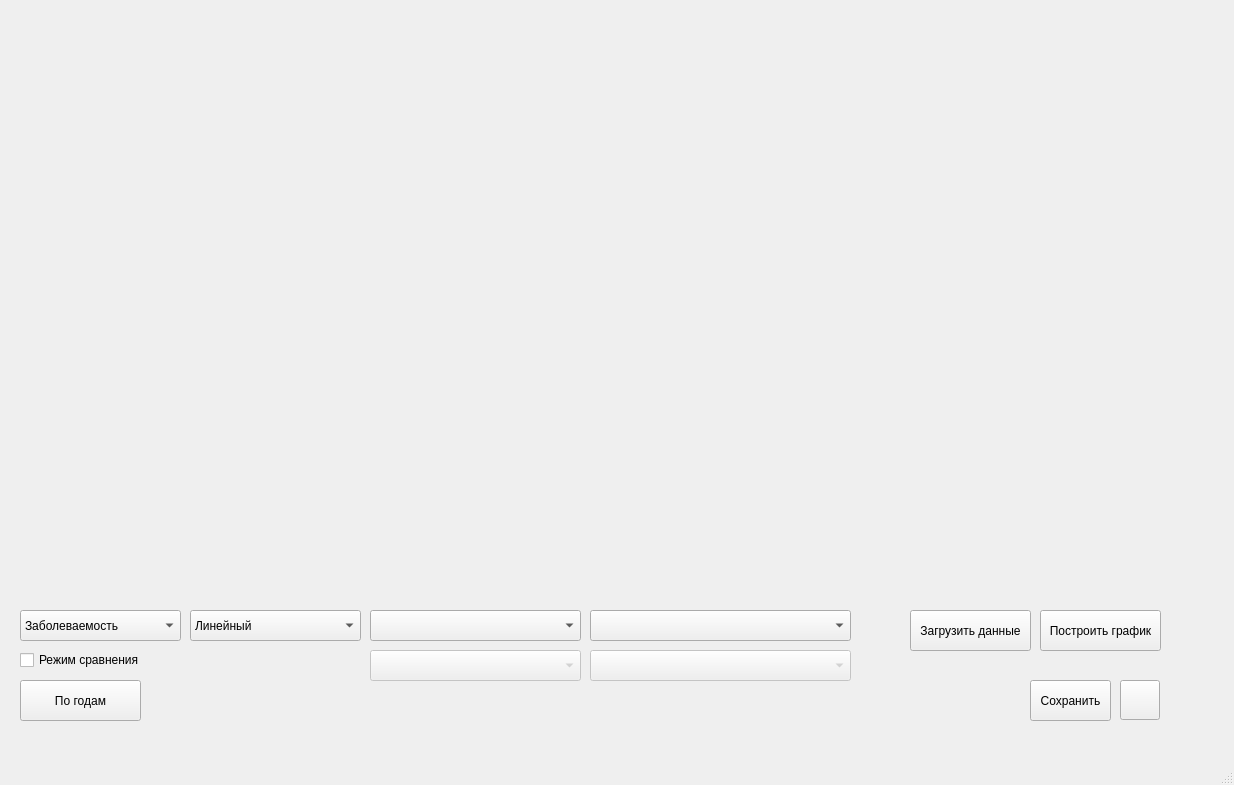
<?xml version="1.0" encoding="UTF-8"?>
<ui version="4.0">
 <class>MainWindow</class>
 <widget class="QMainWindow" name="MainWindow">
  <property name="geometry">
   <rect>
    <x>0</x>
    <y>0</y>
    <width>1234</width>
    <height>785</height>
   </rect>
  </property>
  <property name="windowTitle">
   <string>MainWindow</string>
  </property>
  <widget class="QWidget" name="centralwidget">
   <widget class="QStackedWidget" name="stackedWidget">
    <property name="enabled">
     <bool>true</bool>
    </property>
    <property name="geometry">
     <rect>
      <x>10</x>
      <y>10</y>
      <width>1180</width>
      <height>740</height>
     </rect>
    </property>
    <property name="baseSize">
     <size>
      <width>1200</width>
      <height>800</height>
     </size>
    </property>
    <property name="currentIndex">
     <number>2</number>
    </property>
    <widget class="QWidget" name="page">
     <widget class="QLabel" name="label">
      <property name="geometry">
       <rect>
        <x>110</x>
        <y>50</y>
        <width>221</width>
        <height>101</height>
       </rect>
      </property>
      <property name="font">
       <font>
        <pointsize>9</pointsize>
       </font>
      </property>
      <property name="text">
       <string>Добро пожаловать в систему анализа</string>
      </property>
     </widget>
     <widget class="QPushButton" name="btn_start">
      <property name="geometry">
       <rect>
        <x>100</x>
        <y>180</y>
        <width>241</width>
        <height>61</height>
       </rect>
      </property>
      <property name="font">
       <font>
        <pointsize>11</pointsize>
       </font>
      </property>
      <property name="text">
       <string>Начать анализ</string>
      </property>
     </widget>
    </widget>
    <widget class="QWidget" name="page_3">
     <widget class="QPushButton" name="btn_back_to_main">
      <property name="geometry">
       <rect>
        <x>30</x>
        <y>540</y>
        <width>121</width>
        <height>41</height>
       </rect>
      </property>
      <property name="text">
       <string>Назад</string>
      </property>
     </widget>
     <widget class="QComboBox" name="combo_year_pie">
      <property name="geometry">
       <rect>
        <x>490</x>
        <y>540</y>
        <width>171</width>
        <height>31</height>
       </rect>
      </property>
     </widget>
     <widget class="MplWidget" name="widget_pie" native="true">
      <property name="geometry">
       <rect>
        <x>20</x>
        <y>10</y>
        <width>1061</width>
        <height>521</height>
       </rect>
      </property>
     </widget>
     <widget class="QPushButton" name="btn_close_p3">
      <property name="geometry">
       <rect>
        <x>1030</x>
        <y>540</y>
        <width>40</width>
        <height>40</height>
       </rect>
      </property>
      <property name="text">
       <string/>
      </property>
      <property name="iconSize">
       <size>
        <width>40</width>
        <height>40</height>
       </size>
      </property>
     </widget>
     <widget class="QComboBox" name="combo_region_pie">
      <property name="geometry">
       <rect>
        <x>670</x>
        <y>540</y>
        <width>171</width>
        <height>31</height>
       </rect>
      </property>
     </widget>
     <widget class="QPushButton" name="btn_save_pie">
      <property name="geometry">
       <rect>
        <x>920</x>
        <y>540</y>
        <width>101</width>
        <height>41</height>
       </rect>
      </property>
      <property name="text">
       <string>Сохранить</string>
      </property>
     </widget>
     <widget class="QCheckBox" name="check_compare_pie">
      <property name="geometry">
       <rect>
        <x>350</x>
        <y>540</y>
        <width>131</width>
        <height>31</height>
       </rect>
      </property>
      <property name="text">
       <string>Режим сравнения</string>
      </property>
     </widget>
     <widget class="QComboBox" name="combo_region_pie_2">
      <property name="enabled">
       <bool>false</bool>
      </property>
      <property name="geometry">
       <rect>
        <x>670</x>
        <y>580</y>
        <width>171</width>
        <height>31</height>
       </rect>
      </property>
     </widget>
     <widget class="QComboBox" name="combo_year_pie_2">
      <property name="enabled">
       <bool>false</bool>
      </property>
      <property name="geometry">
       <rect>
        <x>490</x>
        <y>580</y>
        <width>171</width>
        <height>31</height>
       </rect>
      </property>
     </widget>
    </widget>
    <widget class="QWidget" name="page_2">
     <widget class="QComboBox" name="combo_region">
      <property name="geometry">
       <rect>
        <x>360</x>
        <y>600</y>
        <width>211</width>
        <height>31</height>
       </rect>
      </property>
     </widget>
     <widget class="QComboBox" name="combo_nosology">
      <property name="geometry">
       <rect>
        <x>580</x>
        <y>600</y>
        <width>261</width>
        <height>31</height>
       </rect>
      </property>
     </widget>
     <widget class="QPushButton" name="btn_load_data">
      <property name="geometry">
       <rect>
        <x>900</x>
        <y>600</y>
        <width>121</width>
        <height>41</height>
       </rect>
      </property>
      <property name="text">
       <string>Загрузить данные</string>
      </property>
     </widget>
     <widget class="QPushButton" name="btn_draw">
      <property name="geometry">
       <rect>
        <x>1030</x>
        <y>600</y>
        <width>121</width>
        <height>41</height>
       </rect>
      </property>
      <property name="text">
       <string>Построить график</string>
      </property>
     </widget>
     <widget class="MplWidget" name="widget" native="true">
      <property name="geometry">
       <rect>
        <x>0</x>
        <y>0</y>
        <width>1161</width>
        <height>591</height>
       </rect>
      </property>
     </widget>
     <widget class="QComboBox" name="combo_file">
      <property name="geometry">
       <rect>
        <x>10</x>
        <y>600</y>
        <width>161</width>
        <height>31</height>
       </rect>
      </property>
      <item>
       <property name="text">
        <string>Заболеваемость</string>
       </property>
      </item>
      <item>
       <property name="text">
        <string>Смертность</string>
       </property>
      </item>
     </widget>
     <widget class="QComboBox" name="combo_chart_type">
      <property name="geometry">
       <rect>
        <x>180</x>
        <y>600</y>
        <width>171</width>
        <height>31</height>
       </rect>
      </property>
      <item>
       <property name="text">
        <string>Линейный</string>
       </property>
      </item>
      <item>
       <property name="text">
        <string>Столбчатый</string>
       </property>
      </item>
     </widget>
     <widget class="QPushButton" name="btn_close_p2">
      <property name="geometry">
       <rect>
        <x>1110</x>
        <y>670</y>
        <width>40</width>
        <height>40</height>
       </rect>
      </property>
      <property name="font">
       <font>
        <pointsize>14</pointsize>
       </font>
      </property>
      <property name="text">
       <string/>
      </property>
      <property name="iconSize">
       <size>
        <width>40</width>
        <height>40</height>
       </size>
      </property>
     </widget>
     <widget class="QPushButton" name="btn_go_to_pie">
      <property name="geometry">
       <rect>
        <x>10</x>
        <y>670</y>
        <width>121</width>
        <height>41</height>
       </rect>
      </property>
      <property name="text">
       <string>По годам</string>
      </property>
     </widget>
     <widget class="QPushButton" name="btn_save_graph">
      <property name="geometry">
       <rect>
        <x>1020</x>
        <y>670</y>
        <width>81</width>
        <height>41</height>
       </rect>
      </property>
      <property name="text">
       <string>Сохранить</string>
      </property>
     </widget>
     <widget class="QCheckBox" name="check_compare">
      <property name="geometry">
       <rect>
        <x>10</x>
        <y>640</y>
        <width>121</width>
        <height>20</height>
       </rect>
      </property>
      <property name="text">
       <string>Режим сравнения</string>
      </property>
     </widget>
     <widget class="QComboBox" name="combo_region_2">
      <property name="enabled">
       <bool>false</bool>
      </property>
      <property name="geometry">
       <rect>
        <x>360</x>
        <y>640</y>
        <width>211</width>
        <height>31</height>
       </rect>
      </property>
     </widget>
     <widget class="QComboBox" name="combo_nosology_2">
      <property name="enabled">
       <bool>false</bool>
      </property>
      <property name="geometry">
       <rect>
        <x>580</x>
        <y>640</y>
        <width>261</width>
        <height>31</height>
       </rect>
      </property>
     </widget>
    </widget>
   </widget>
  </widget>
  <widget class="QMenuBar" name="menubar">
   <property name="geometry">
    <rect>
     <x>0</x>
     <y>0</y>
     <width>1234</width>
     <height>22</height>
    </rect>
   </property>
  </widget>
  <widget class="QStatusBar" name="statusbar"/>
 </widget>
 <customwidgets>
  <customwidget>
   <class>MplWidget</class>
   <extends>QWidget</extends>
   <header>mplwidget</header>
   <container>1</container>
  </customwidget>
 </customwidgets>
 <resources/>
 <connections/>
</ui>
